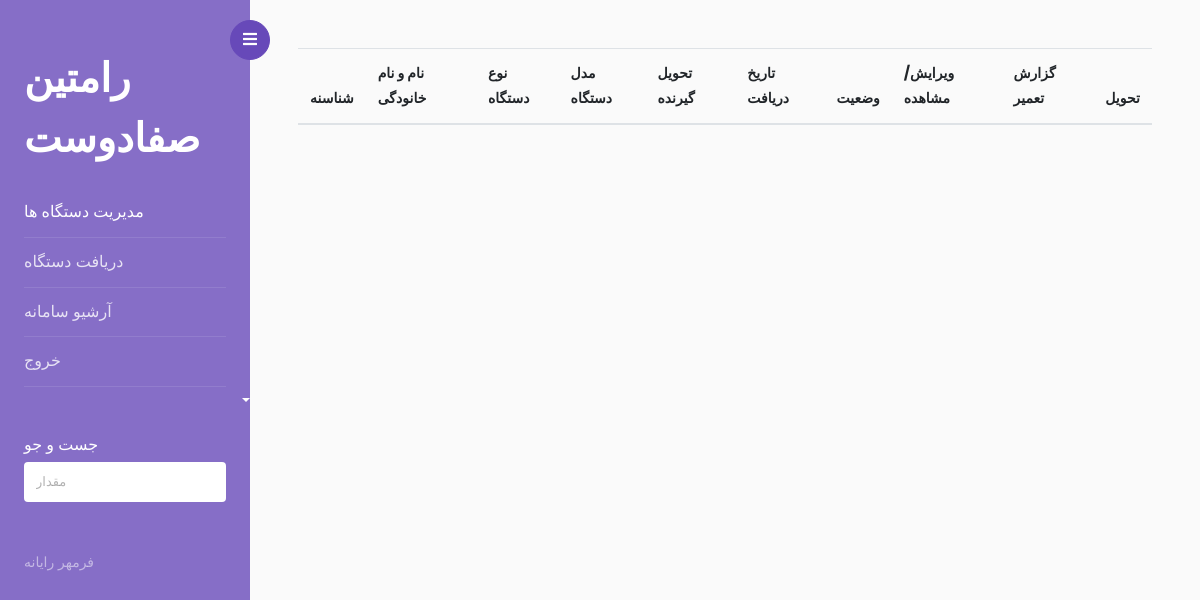
Page / (signed in) on the earlier database version.
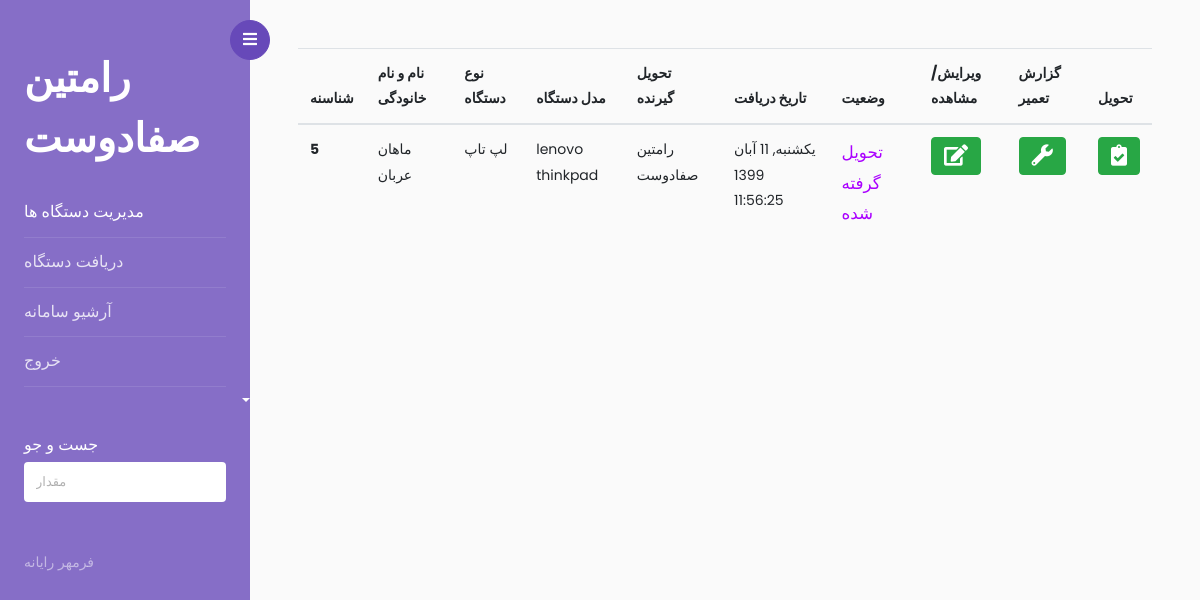
Same page on the later database version.
### app.py (models this page shows, shortened)
class users(UserMixin,db.Model):
    id=db.Column("id",db.Integer,primary_key=True)
    username=db.Column(db.String(100),nullable=False,unique=True)
    password=db.Column(db.String(100))
    surename=db.Column(db.String(100))
    level=db.Column(db.Integer)

class devices(db.Model):
    _id= db.Column("id", db.Integer , primary_key=True)
    tracking_number =db.Column(db.String(100),nullable=False,unique=True)
    customer_name =db.Column(db.String(100),nullable=False)
    customer_phone =db.Column(db.String(20))
    device_type =db.Column(db.String(100))
    device_model =db.Column(db.String(100))
    serial_number =db.Column(db.String(100))
    property_number =db.Column(db.String(100))
    address =db.Column(db.String(300))
    problem =db.Column(db.String(500))
    accesories =db.Column(db.String(300))
    other_text =db.Column(db.String(700))
    giver_name =db.Column(db.String(100))
    in_time =db.Column(db.String(100))
    out_time =db.Column(db.String(100))
    situation=db.Column(db.Integer)
    deliverd=db.Column(db.Integer)
    repair_report=db.Column(db.String(400))

### app.py (the view)
@app.route('/')
def home():
    if not current_user.is_authenticated:
        return redirect(url_for('.login'))
    g.user = current_user.get_id()
    user =users.query.filter_by(id=g.user).first()
    print(user.surename)
    return render_template("index.html",values=devices.query.filter_by(deliverd=0),surename=user.surename)

### app.py (called while the page is built)
@Login_manager.user_loader
def load_user(user_id):
    return users.query.get(int(user_id))

### templates/index.html (shortened to what this page needs)
<!doctype html>
<html lang="en">
  <head>
		<link rel="stylesheet" href="https://stackpath.bootstrapcdn.com/font-awesome/4.7.0/css/font-awesome.min.css">
    <link rel="stylesheet" href="../static/add/css/style.css">
    <link rel="stylesheet" href="https://cdnjs.cloudflare.com/ajax/libs/font-awesome/5.15.1/css/all.min.css?family">
  </head>
  <body  >
		<div class="wrapper d-flex align-items-stretch">
			<nav id="sidebar">
				<div class="custom-menu">
					<button type="button" id="sidebarCollapse" class="btn btn-primary">
	          <i class="fa fa-bars"></i>
	        </button>
        </div>
				<div class="p-4 pt-5">
		  		<h1><a href="index.html" class="logo">{{ surename }}</a></h1>
	        <ul class="list-unstyled components mb-5">
	          <li class="active">
	            <a href="/"  aria-expanded="false" class="dropdown-toggle">مدیریت دستگاه ها</a>
	          </li>
	          <li>
	              <a href="/add">دریافت دستگاه  </a>
	          </li>
	          <li>
              <a href="/archive">آرشیو سامانه</a>
	          </li>
	          <li>
              <a href="/logout">خروج</a>
	          </li>
	        </ul>
	        <div class="mb-5">
						<h3 class="h6">جست و جو</h3>
						<form action="#" class="colorlib-subscribe-form">
	            <div class="form-group d-flex">
	              <input type="text" class="form-control" placeholder="مقدار " id="livebox">
	            </div>
	          </form>
					</div>
	        <div class="footer">
	        	<p>
						  فرمهر رایانه
						  </p>
	        </div>
	      </div>
    	</nav>
      <div id="content" class="p-4 p-md-5 pt-5">
        <form method="POST" action="/edit">
        <table class="table" id="tblTest">
            <thead>
              <tr>
                <th scope="col">شناسنه</th>
                <th scope="col">نام و نام خانودگی</th>
                <th scope="col">نوع دستگاه</th>
                <th scope="col">مدل دستگاه</th>
                <th scope="col">تحویل گیرنده</th>
                <th scope="col">تاریخ دریافت</th>
                <th scope="col">وضعیت</th>
                <th scope="col">ویرایش/مشاهده</th>
                <th scope="col">گزارش تعمیر</th>
                <th scope="col">تحویل</th>
              </tr>
            </thead>
            <tbody>
                {% for item in values %}
              <tr>
                <th scope="row">{{item._id}} </th>
                <td>{{item.customer_name}}</td>
                <td>{{item.device_type}}</td>
                <td>{{item.device_model}}</td>
                <td>{{item.giver_name}}</td>
                <td>{{item.in_time}}</td>
                  {%  if item.situation==0 %}
                  <td style="color: #AA00FF ; font-size: larger;">تحویل گرفته شده</td>
                  {% elif item.situation==1 %}
                  <td style="color: #00BFA5; font-size: larger;">تعمیر شده</td>
                  {% else %}
                  <td style="color:#FF0000; font-size: larger;">تعمیر نشده</td>
                  {% endif %}
                <td> <button type="submit" class="btn btn-success btnSelect" >
                  <i class="fa fa-edit fa-lg"></i>
              </button></td>
                <td> <button type="button" class="btn btn-success open-modal btnSelect"  data-toggle="modal" data-target="#modal" >
                  <i class="fa fa-wrench fa-lg"></i>
              </button></td>
                <td><button type="button" class="btn btn-success btnSelect"  data-toggle="modal" data-target="#modaltahvil" >
                  <i class="fas fa-clipboard-check fa-lg"></i>
              </button></td>
              </tr>
              {% endfor %}
            </tbody>
          </table>
        </form>
      </div>
    </div>
  </body>
</html>

Differences in the rows shown:
added devices: _id "5", customer_name "ماهان عربان", device_type "لپ تاپ", device_model "lenovo thinkpad", giver_name "رامتین صفادوست", in_time "یکشنبه, 11 آبان 1399 11:56:25", situation "تحویل گرفته شده"
